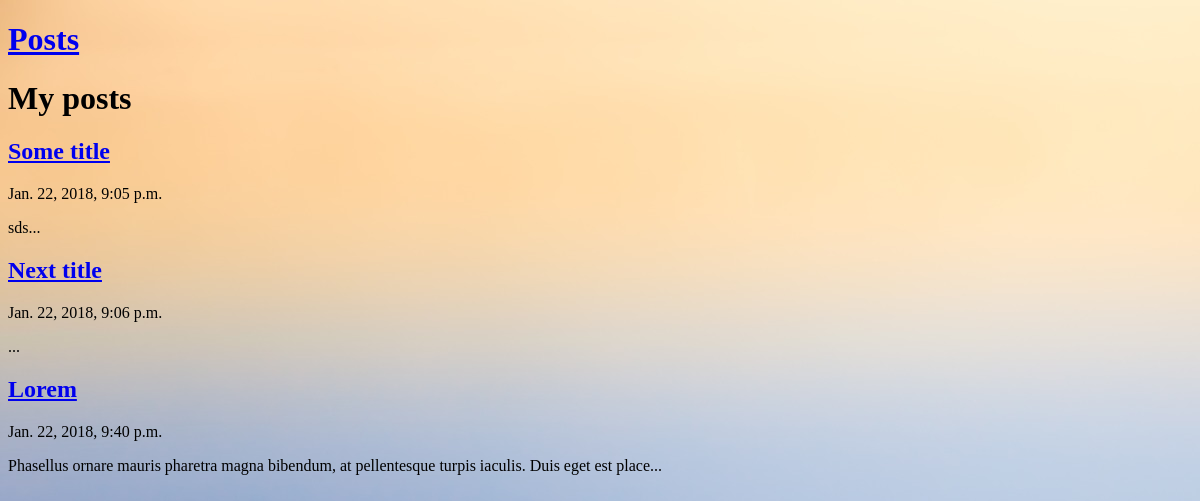
The app's page /posts/, older data.
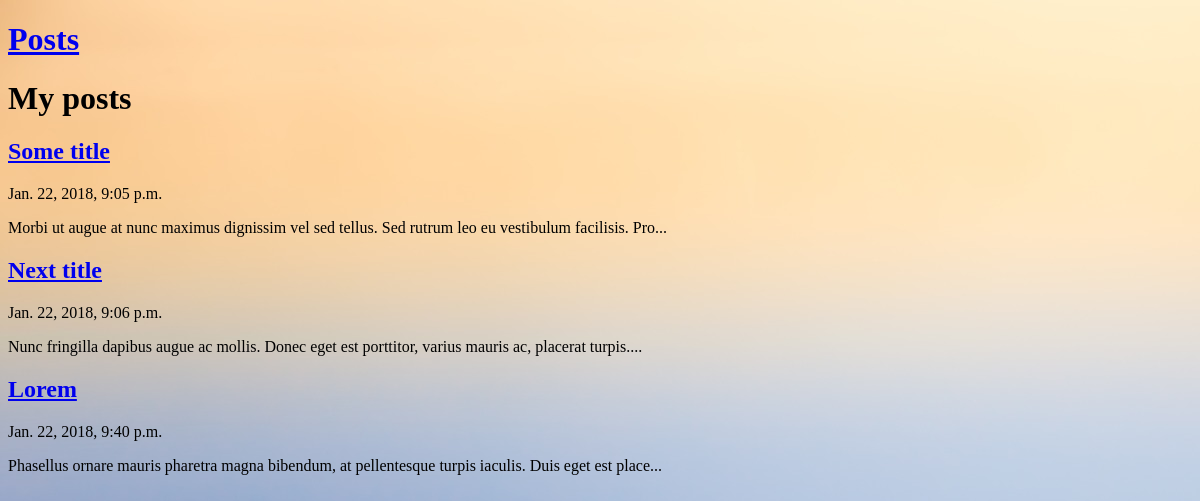
The same page, newer data.
### posts/models.py (models this page shows, shortened)
class Post(models.Model):
    title = models.CharField(max_length=100)
    slug = models.SlugField()
    date = models.DateTimeField(auto_now_add=True)
    body = models.TextField()
    thumb = models.ImageField(default='default.png', blank=True)
    def snippet(self):
        return self.body[:100] + "..."

### posts/views.py (the view)
def posts_list(request):
    posts = Post.objects.all().order_by('date')
    return render(request, 'posts/posts_list.html', {'posts': posts})

### posts/templates/posts/posts_list.html
{% extends 'layout.html' %}
{% block content %}
    <h1>My posts</h1>
    <div class="posts">
        {% for post in posts %}
        <div class="post">
            <h2><a href="{% url 'posts:detail' slug=post.slug %}">{{post.title}}</a> </h2>
            <p>{{post.date}}</p>
            <p>{{post.snippet}}</p>
        </div>
        {% endfor %}
    </div>
{% endblock %}

Row changes from the older to the newer data that the page shows:
changed Post "Some title": snippet "sds..." → "Morbi ut augue at nunc maximus dignissim vel sed tellus. Sed rutrum leo eu vestibulum facilisis. Pro..."
changed Post "Next title": snippet "..." → "Nunc fringilla dapibus augue ac mollis. Donec eget est porttitor, varius mauris ac, placerat turpis...."
